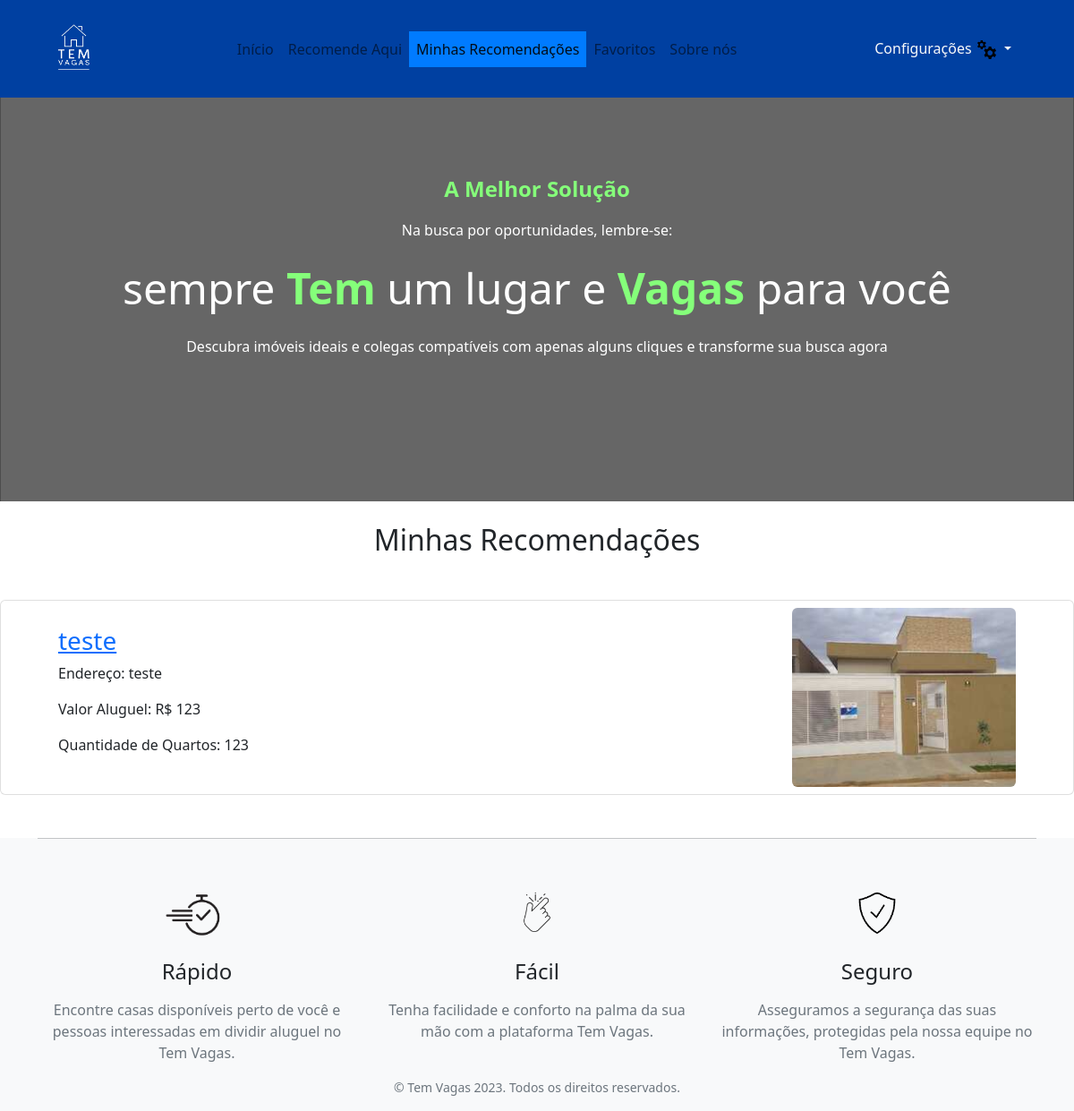
Page /listar-recomendacoes/ (signed in) on the earlier database version.
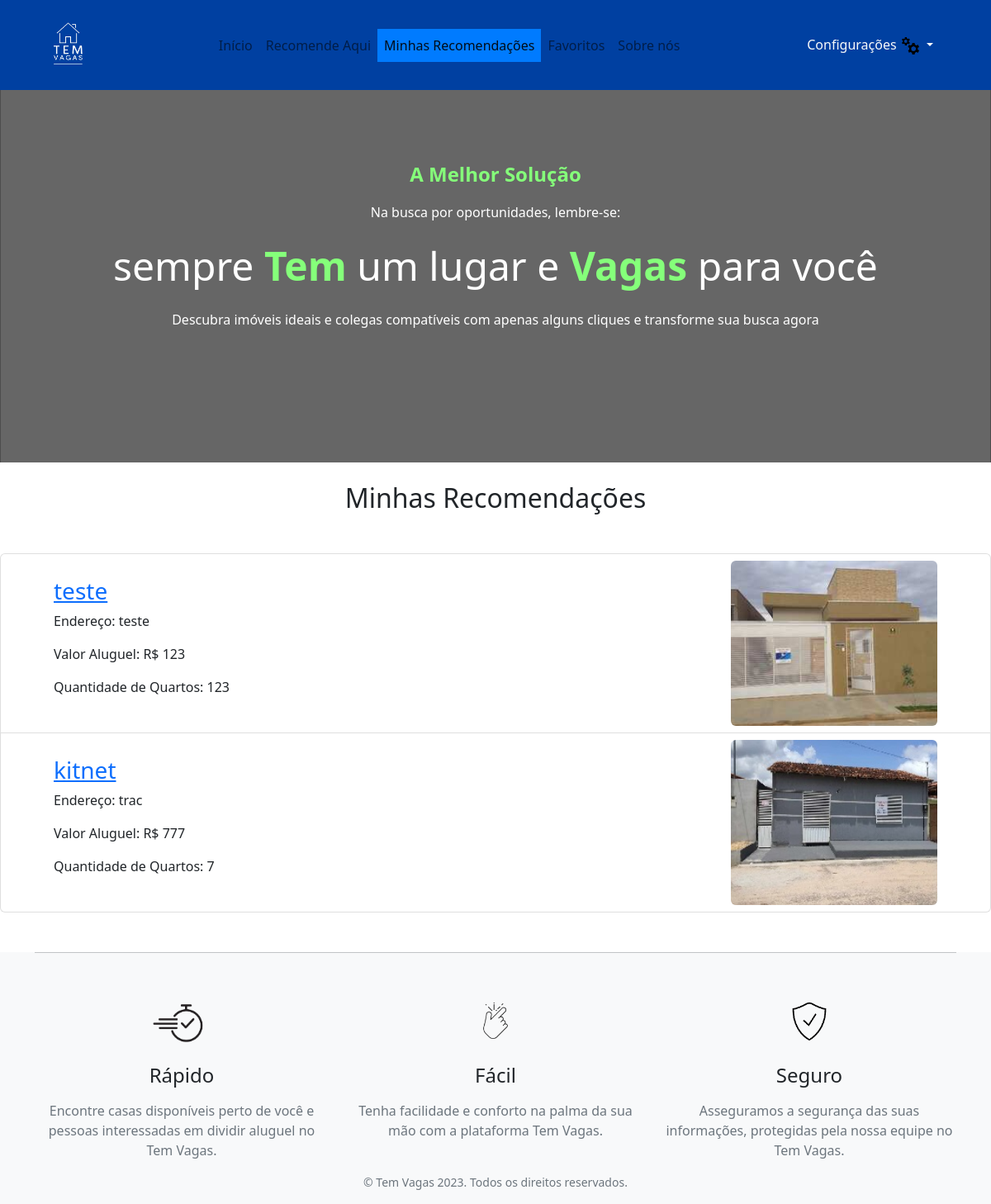
Same page on the later database version.
### posts_app/models.py (models this page shows, shortened)
class recomendacoes(models.Model):
    nome = models.CharField(max_length=100)
    telefone = models.IntegerField()
    tipo_imovel = models.CharField(max_length=100)
    endereco = models.CharField(max_length=255)
    logradouro = models.CharField(max_length=255)
    numero = models.IntegerField()
    bairro = models.CharField(max_length=255)
    cidade = models.CharField(max_length=255)
    estado = models.CharField(max_length=255)
    cep = models.IntegerField()
    valor_aluguel = models.IntegerField()
    quantidade_quartos = models.IntegerField()
    quantidade_banheiros = models.IntegerField()
    descricao = models.TextField()
    image = models.ImageField(upload_to='images/', blank=True, null=True)
    create_at = models.DateTimeField(auto_now_add=True)
    owner = models.ForeignKey(get_user_model(), on_delete=models.CASCADE, null=True)
    curtidas = models.ManyToManyField(get_user_model(), through='Curtida', related_name='curtidas')
    favoritos = models.ManyToManyField(get_user_model(), through='Favorito', related_name='favoritos')
    class Meta:
        verbose_name = 'Imovel'
        verbose_name_plural = 'Imoveis'
        ordering = ['id']

### posts_app/views.py (the view)
# urls.py: path('listar-recomendacoes/', views.listar_recomendacoes, name='listar-recomendacoes'),
@login_required
def listar_recomendacoes(request):
    usuario_logado = request.user
    recomendacoes_do_usuario = recomendacoes.objects.filter(owner=usuario_logado)
    context = {'recomendacoes': recomendacoes_do_usuario}
    return render(request, 'listar_recomendacoes.html', context)

### posts_app/templates/listar_recomendacoes.html (shortened to what this page needs)
{% include '_navbar.html' %}
<link href="https://cdn.jsdelivr.net/npm/bootstrap@5.2.3/dist/css/bootstrap.min.css" rel="stylesheet">
{% block content %}
  <h2 class="text-center mb-5">Minhas Recomendações</h2>
  {% if recomendacoes %}
  <ul class="list-group">
    {% for recomendacao in recomendacoes %}
    <li class="list-group-item">
      <div class="d-flex justify-content-between align-items-center">
        <div class="ms-5">
          <a href="{% url 'recommendation-detail' recomendacao.id %}">
            <h3>{{ recomendacao.tipo_imovel }}</h3>
          </a>
          <p>Endereço: {{ recomendacao.endereco }}</p>
          <p>Valor Aluguel: R$ {{ recomendacao.valor_aluguel }}</p>
          <p>Quantidade de Quartos: {{ recomendacao.quantidade_quartos }}</p>
        </div>
        <img class="me-5 rounded" style="height: 200px; object-fit: cover" src="{{recomendacao.image.url}}" width="250" alt="Imagem do Imóvel">
      </div>
    </li>
    {% endfor %}
  </ul>
  {% else %}
    <p>Você ainda não fez nenhuma recomendação.</p>
  {% endif %}
{% include 'footer.html' %}
{% endblock content %}

Differences in the rows shown:
added recomendacoes: tipo_imovel "kitnet", endereco "trac", valor_aluguel "777", quantidade_quartos "7", image (picture)
